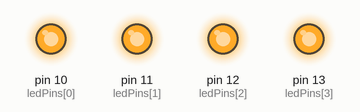
Recording of a sketch running on a simulated Arduino Uno, built with avr-gcc and run on an emulated ATmega328P. Shown: output pins drawn as LEDs (lit = HIGH).

Above: at 0.1 s.
Timing chart, 0 to 1.6 s (numbered marks = the images above):
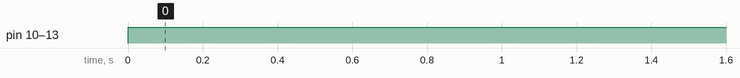

Measured:
- by itself, pin 10 (ledPins[0]), pin 11 (ledPins[1]), pin 12 (ledPins[2]), pin 13 (ledPins[3]): LOW → HIGH at 0.00 s

The sketch:

sketch_may02a.ino
```cpp
int buttonState1 = 0;
int buttonState2 = 0;
int buttonState3 = 0;
int buttonState4 = 0;

int ledPins[] = {10, 11, 12, 13};
int pinCount = 4;

int buttonPins [] = {4, 5, 6, 7};
int buttonCount = 4;


void setup() {
  // put your setup code here, to run once:
  for ( int thisPin = 0; thisPin < pinCount; thisPin++) {
    pinMode(ledPins[thisPin], OUTPUT);
  }
  for ( int thisButton = 0; thisButton < pinCount; thisButton++) {
    pinMode(buttonPins[thisButton], INPUT);
  }
}

void loop() {

  for ( int thisPin = 0; thisPin < pinCount; thisPin++) {
    digitalWrite(ledPins[thisPin], HIGH);
    if (buttonState1 == HIGH) {
      digitalWrite(ledPins[thisPin], LOW);
    }
  }


}
```
